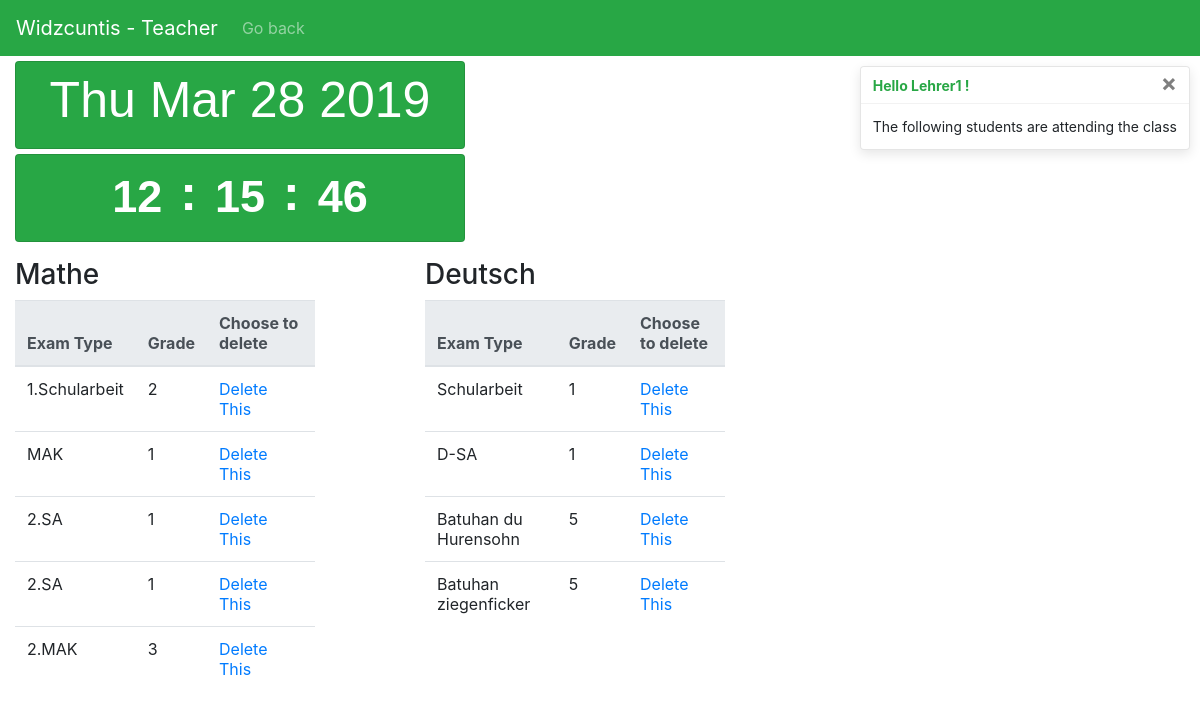
Before: /users/home/logged_t/class/student/1 (signed in) with the older database file.
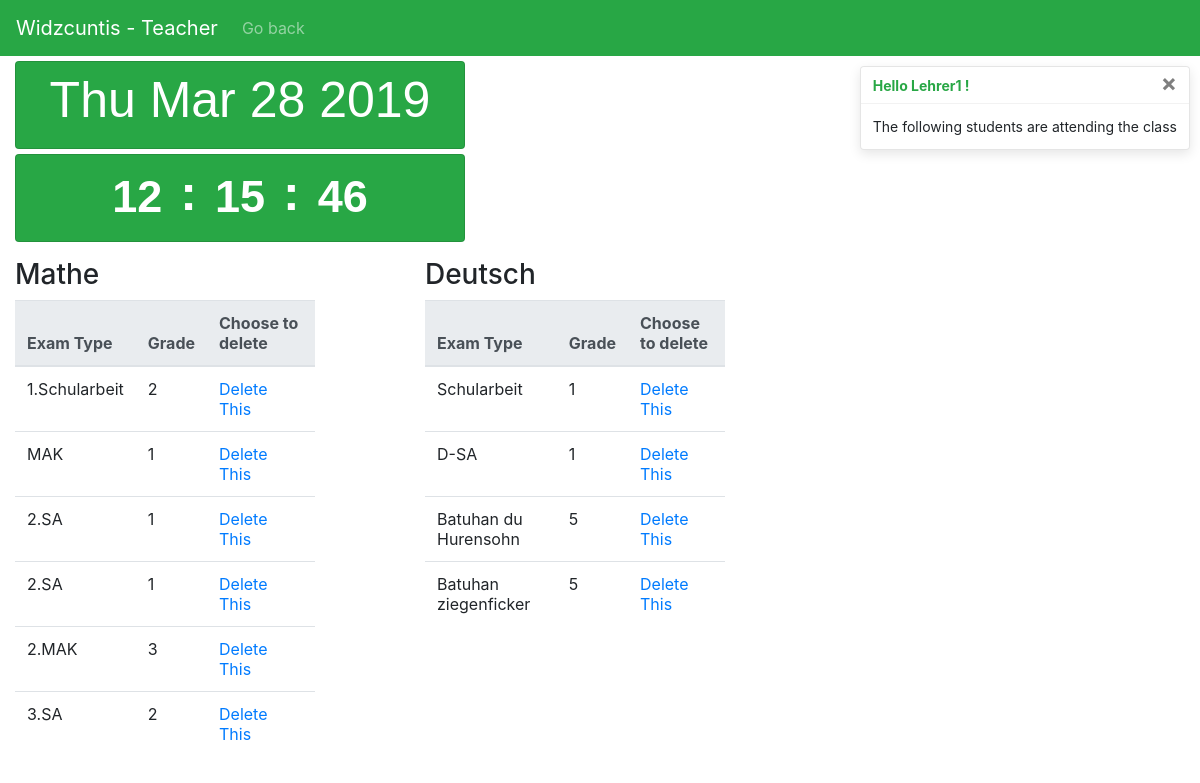
After: the same page with the newer database file.
### school/models.py (models this page shows, shortened)
class Exam(models.Model):
    stusu = models.ForeignKey(Stusu, on_delete=models.CASCADE)
    name = models.CharField(max_length=200)
    grade = models.IntegerField(default=0)
    value = models.IntegerField(default=0)

class Stusu(models.Model):
    subject = models.ForeignKey(Subject, on_delete=models.CASCADE)
    student = models.ForeignKey(Student, on_delete=models.CASCADE)

class Subject(models.Model):
    name = models.CharField(max_length=200)

### users/views.py (the view)
# urls.py: path('home/logged_t/class/student/<int:pk>', views.TeacherStudent.as_view(), name='TeacherStudent'),
class TeacherStudent(generic.ListView):
    template_name='teacherstudent.html'
    context_object_name='stuxam_list'
    def get_queryset(self):
        e=[]
        s=[]
        pk=self.kwargs['pk']
        if(self.request.user.is_authenticated):
            user=  self.request.user
        authorized=False
        for i in Clatea.objects.all():
            for j in Student.objects.all():
                if(j.id==pk and i.klasse.id==j.klasse.id and i.teacher.user.id==user.id):
                    authorized=True
        if(authorized==False):
            return s
        for i in Stusu.objects.all():
            if(i.student.id==pk):
                for j in Exam.objects.all():
                    if(j.stusu.id==i.id):
                        e.append(j)
                s.append(e)
                e=[]
        return s

### templates/teacherstudent.html (shortened to what this page needs)
{% extends 'base.html' %}
{% load bootstrap4 %}
{% block content %}
{% if stuxam_list %}
<nav class="navbar navbar-expand-lg navbar-dark bg-success">
    <a class="navbar-brand" href="{% url 'BackHome' %}">Widzcuntis - Teacher</a>
    <div class="collapse navbar-collapse" id="navbarText">
      <ul class="navbar-nav">
        <li class="nav-item">
          <a class="nav-link" href="{% url 'ClassTeacher' stuxam_list.0.0.stusu.student.id %}">Go back</a>
        </li>
      </ul>
    </div>
  </nav>
  <div role="alert" aria-live="assertive" aria-atomic="true" style="position: relative; min-height: 0px;" >
    <div class="toast" data-autohide="false">
        <div class="toast-header">
          <strong class="mr-auto text-success">Hello {{ user.username }} !</strong>
          <button type="button" class="ml-2 mb-1 close" data-dismiss="toast">&times;</button>
        </div>
        <div class="toast-body">
            The following students are attending the class</div>
      </div>
    </div>
  <div class="col-md-3 container">
    <div class="card width=75 bg-success text-white rounded datee">
      <h2 class="card-title text-center">
      <div class="d-flex flex-wrap justify-content-center mt-2">
        <p id="demo" class="datum"></p>
      </div>
    </div>
  <div class="card width=75 bg-success text-white rounded clock">
    <h3 class="card-title text-center">
    <div class="d-flex flex-wrap justify-content-center mt-2">
     <a><span class="badge hours"></span></a> <p class="colon">:</p>
     <a><span class="badge min"></span></a> <p class="colon">:</p>
     <a><span class="badge sec"></span></a>
    </div>
    </h3>
  </div>
  </div>
<div class="row">
{% for stusu in stuxam_list %}
<div class="col-4">
<h3>&nbsp;&nbsp;{{ stusu.0.stusu.subject.name}}</h3>
<table class="table gradetable">
    <thead class="thead-light theaddanger">
      <tr>
        <th scope="col">Exam Type</th>
        <th scope="col">Grade</th>
        <th scope="col">Choose to delete</th>
      </tr>
    </thead>
    <tbody>
        {% for exam in stusu %}
            <tr>
                <td>{{exam.name}}</td>
                <td>{{exam.grade}}</td>
                <td><a href="{% url 'DeleteExam' exam.id %}">Delete This</a></td>
            </tr>
        {% endfor %}
    </tbody>
  </table>
</div>
{% endfor %}
</div>
{% else %}
    <p>There are no entries or you are not authorized.</p>
    <a href="{% url 'BackHome' %}">Go Home</a>
{% endif %}
{% endblock %}

Changed rows visible on the page:
added Exam: name "3.SA", grade "2", shown under "Mathe"
